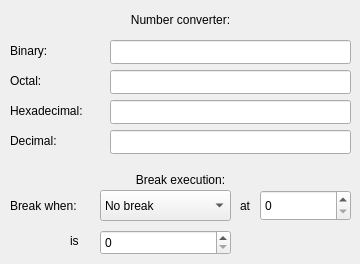
    <widget class="QWidget" name="tabConversion">
     <attribute name="title">
      <string>Debug tools</string>
     </attribute>
     <widget class="QLineEdit" name="lineEditBin">
      <property name="geometry">
       <rect>
        <x>110</x>
        <y>40</y>
        <width>241</width>
        <height>24</height>
       </rect>
      </property>
     </widget>
     <widget class="QLabel" name="label_3">
      <property name="geometry">
       <rect>
        <x>10</x>
        <y>40</y>
        <width>101</width>
        <height>21</height>
       </rect>
      </property>
      <property name="text">
       <string>Binary:</string>
      </property>
     </widget>
     <widget class="QLabel" name="label_4">
      <property name="geometry">
       <rect>
        <x>10</x>
        <y>70</y>
        <width>101</width>
        <height>21</height>
       </rect>
      </property>
      <property name="text">
       <string>Octal:</string>
      </property>
     </widget>
     <widget class="QLineEdit" name="lineEditOct">
      <property name="geometry">
       <rect>
        <x>110</x>
        <y>70</y>
        <width>241</width>
        <height>24</height>
       </rect>
      </property>
     </widget>
     <widget class="QLabel" name="label_5">
      <property name="geometry">
       <rect>
        <x>10</x>
        <y>100</y>
        <width>101</width>
        <height>21</height>
       </rect>
      </property>
      <property name="text">
       <string>Hexadecimal:</string>
      </property>
     </widget>
     <widget class="QLineEdit" name="lineEditHex">
      <property name="geometry">
       <rect>
        <x>110</x>
        <y>100</y>
        <width>241</width>
        <height>24</height>
       </rect>
      </property>
     </widget>
     <widget class="QLabel" name="label_6">
      <property name="geometry">
       <rect>
        <x>10</x>
        <y>130</y>
        <width>101</width>
        <height>21</height>
       </rect>
      </property>
      <property name="text">
       <string>Decimal:</string>
      </property>
     </widget>
     <widget class="QLineEdit" name="lineEditDec">
      <property name="geometry">
       <rect>
        <x>110</x>
        <y>130</y>
        <width>241</width>
        <height>24</height>
       </rect>
      </property>
     </widget>
     <widget class="QComboBox" name="comboBoxBreakWhen">
      <property name="geometry">
       <rect>
        <x>100</x>
        <y>190</y>
        <width>131</width>
        <height>31</height>
       </rect>
      </property>
      <item>
       <property name="text">
        <string>No break</string>
       </property>
      </item>
      <item>
       <property name="text">
        <string>Line</string>
       </property>
      </item>
      <item>
       <property name="text">
        <string>PC</string>
       </property>
      </item>
      <item>
       <property name="text">
        <string>SP</string>
       </property>
      </item>
      <item>
       <property name="text">
        <string>X register</string>
       </property>
      </item>
      <item>
       <property name="text">
        <string>accumulator A</string>
       </property>
      </item>
      <item>
       <property name="text">
        <string>accumulator B</string>
       </property>
      </item>
      <item>
       <property name="text">
        <string>flag H</string>
       </property>
      </item>
      <item>
       <property name="text">
        <string>flag I</string>
       </property>
      </item>
      <item>
       <property name="text">
        <string>flag N</string>
       </property>
      </item>
      <item>
       <property name="text">
        <string>flag Z</string>
       </property>
      </item>
      <item>
       <property name="text">
        <string>flag V</string>
       </property>
      </item>
      <item>
       <property name="text">
        <string>flag C</string>
       </property>
      </item>
      <item>
       <property name="text">
        <string>Memory value</string>
       </property>
      </item>
     </widget>
     <widget class="QLabel" name="label_7">
      <property name="geometry">
       <rect>
        <x>10</x>
        <y>10</y>
        <width>341</width>
        <height>20</height>
       </rect>
      </property>
      <property name="text">
       <string>Number converter:</string>
      </property>
      <property name="alignment">
       <set>Qt::AlignCenter</set>
      </property>
     </widget>
     <widget class="QLabel" name="label_8">
      <property name="geometry">
       <rect>
        <x>10</x>
        <y>170</y>
        <width>341</width>
        <height>20</height>
       </rect>
      </property>
      <property name="text">
       <string>Break execution:</string>
      </property>
      <property name="alignment">
       <set>Qt::AlignCenter</set>
      </property>
     </widget>
     <widget class="QLabel" name="label_9">
      <property name="geometry">
       <rect>
        <x>10</x>
        <y>190</y>
        <width>81</width>
        <height>31</height>
       </rect>
      </property>
      <property name="text">
       <string>Break when:</string>
      </property>
     </widget>
     <widget class="QLabel" name="label_10">
      <property name="geometry">
       <rect>
        <x>70</x>
        <y>230</y>
        <width>21</width>
        <height>21</height>
       </rect>
      </property>
      <property name="text">
       <string>is</string>
      </property>
     </widget>
     <widget class="QSpinBox" name="spinBoxBreakIs">
      <property name="geometry">
       <rect>
        <x>100</x>
        <y>230</y>
        <width>131</width>
        <height>25</height>
       </rect>
      </property>
     </widget>
     <widget class="QLabel" name="labelAt">
      <property name="geometry">
       <rect>
        <x>240</x>
        <y>190</y>
        <width>21</width>
        <height>31</height>
       </rect>
      </property>
      <property name="text">
       <string>at</string>
      </property>
     </widget>
     <widget class="QSpinBox" name="spinBoxBreakAt">
      <property name="geometry">
       <rect>
        <x>260</x>
        <y>190</y>
        <width>91</width>
        <height>31</height>
       </rect>
      </property>
      <property name="maximum">
       <number>65535</number>
      </property>
     </widget>
    </widget>
